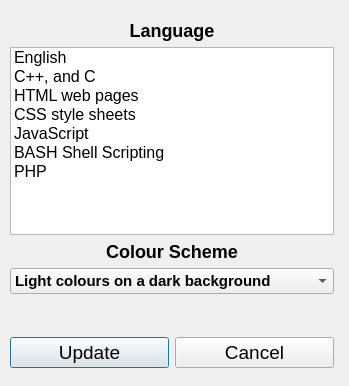
<?xml version="1.0" encoding="UTF-8"?>
<ui version="4.0">
 <class>syntaxDialog</class>
 <widget class="QDialog" name="syntaxDialog">
  <property name="windowModality">
   <enum>Qt::ApplicationModal</enum>
  </property>
  <property name="geometry">
   <rect>
    <x>0</x>
    <y>0</y>
    <width>349</width>
    <height>386</height>
   </rect>
  </property>
  <property name="minimumSize">
   <size>
    <width>70</width>
    <height>70</height>
   </size>
  </property>
  <property name="windowTitle">
   <string>Syntax Highlighting</string>
  </property>
  <property name="windowIcon">
   <iconset>
    <normaloff>../images/win/logo32.png</normaloff>../images/win/logo32.png</iconset>
  </property>
  <property name="modal">
   <bool>true</bool>
  </property>
  <widget class="QWidget" name="">
   <property name="geometry">
    <rect>
     <x>10</x>
     <y>20</y>
     <width>324</width>
     <height>348</height>
    </rect>
   </property>
   <layout class="QVBoxLayout" name="verticalLayout">
    <item>
     <widget class="QLabel" name="label_2">
      <property name="text">
       <string>&lt;h2&gt;Language&lt;/h2&gt;</string>
      </property>
      <property name="alignment">
       <set>Qt::AlignCenter</set>
      </property>
     </widget>
    </item>
    <item>
     <widget class="QListWidget" name="listWidget">
      <property name="font">
       <font>
        <pointsize>12</pointsize>
       </font>
      </property>
      <item>
       <property name="text">
        <string>English</string>
       </property>
      </item>
      <item>
       <property name="text">
        <string>C++, and C</string>
       </property>
      </item>
      <item>
       <property name="text">
        <string>HTML web pages</string>
       </property>
      </item>
      <item>
       <property name="text">
        <string>CSS style sheets</string>
       </property>
      </item>
      <item>
       <property name="text">
        <string>JavaScript</string>
       </property>
      </item>
      <item>
       <property name="text">
        <string>BASH Shell Scripting</string>
       </property>
      </item>
      <item>
       <property name="text">
        <string>PHP</string>
       </property>
      </item>
     </widget>
    </item>
    <item>
     <widget class="QLabel" name="label_3">
      <property name="text">
       <string>&lt;h2&gt;Colour Scheme&lt;/h2&gt;</string>
      </property>
      <property name="textFormat">
       <enum>Qt::RichText</enum>
      </property>
      <property name="alignment">
       <set>Qt::AlignCenter</set>
      </property>
     </widget>
    </item>
    <item>
     <widget class="QComboBox" name="colourScheme">
      <property name="font">
       <font>
        <pointsize>11</pointsize>
        <weight>75</weight>
        <bold>true</bold>
       </font>
      </property>
      <item>
       <property name="text">
        <string>Light colours on a dark background</string>
       </property>
      </item>
      <item>
       <property name="text">
        <string>Dark colours on a light background</string>
       </property>
      </item>
     </widget>
    </item>
    <item>
     <spacer name="verticalSpacer">
      <property name="orientation">
       <enum>Qt::Vertical</enum>
      </property>
      <property name="sizeHint" stdset="0">
       <size>
        <width>20</width>
        <height>40</height>
       </size>
      </property>
     </spacer>
    </item>
    <item>
     <layout class="QHBoxLayout" name="horizontalLayout">
      <item>
       <widget class="QPushButton" name="updateButton">
        <property name="font">
         <font>
          <pointsize>14</pointsize>
         </font>
        </property>
        <property name="text">
         <string>Update</string>
        </property>
       </widget>
      </item>
      <item>
       <widget class="QPushButton" name="cancelButton">
        <property name="font">
         <font>
          <pointsize>14</pointsize>
         </font>
        </property>
        <property name="text">
         <string>Cancel</string>
        </property>
        <property name="icon">
         <iconset theme="Cancel"/>
        </property>
       </widget>
      </item>
     </layout>
    </item>
   </layout>
  </widget>
 </widget>
 <tabstops>
  <tabstop>listWidget</tabstop>
  <tabstop>colourScheme</tabstop>
  <tabstop>updateButton</tabstop>
  <tabstop>cancelButton</tabstop>
 </tabstops>
 <resources/>
 <connections>
  <connection>
   <sender>cancelButton</sender>
   <signal>clicked()</signal>
   <receiver>syntaxDialog</receiver>
   <slot>reject()</slot>
   <hints>
    <hint type="sourcelabel">
     <x>283</x>
     <y>352</y>
    </hint>
    <hint type="destinationlabel">
     <x>336</x>
     <y>226</y>
    </hint>
   </hints>
  </connection>
  <connection>
   <sender>updateButton</sender>
   <signal>clicked()</signal>
   <receiver>syntaxDialog</receiver>
   <slot>accept()</slot>
   <hints>
    <hint type="sourcelabel">
     <x>43</x>
     <y>346</y>
    </hint>
    <hint type="destinationlabel">
     <x>43</x>
     <y>308</y>
    </hint>
   </hints>
  </connection>
 </connections>
</ui>
